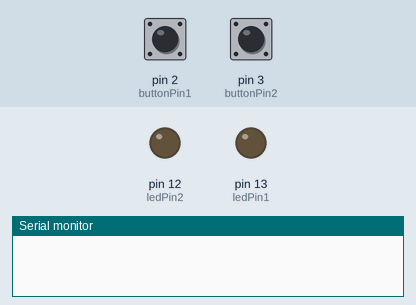
A sketch run on a simulated Arduino Uno, built with avr-gcc and run on an emulated ATmega328P. On the bench: output pins drawn as LEDs (lit = HIGH), the last lines printed to the serial monitor. The test bench sets the inputs (shaded band); at power-on: pin 2 (buttonPin1) LOW, pin 3 (buttonPin2) LOW.

Above: at 1.2 s.
1.3 s: pin 2 (buttonPin1) pulled HIGH for 0.15 s
At 2.5 s:
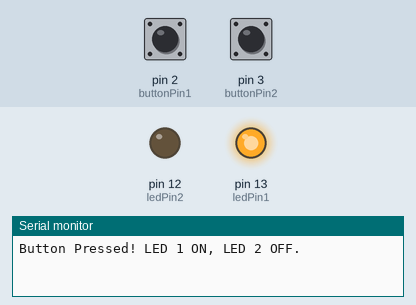
2.9 s: pin 3 (buttonPin2) pulled HIGH for 0.15 s
At 3.9 s:
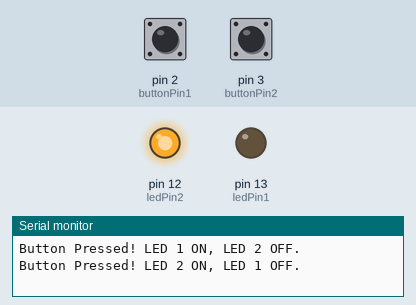
4.5 s: pin 2 (buttonPin1) pulled HIGH for 1 s
At 5.1 s:
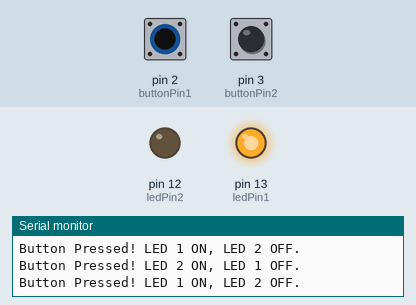
7.0 s: pin 3 (buttonPin2) pulled HIGH for 1 s
At 8.2 s:
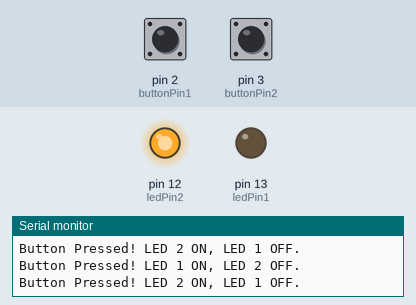
Timing chart, 0 to 10.0 s (numbered marks = the images above; inputs shaded):
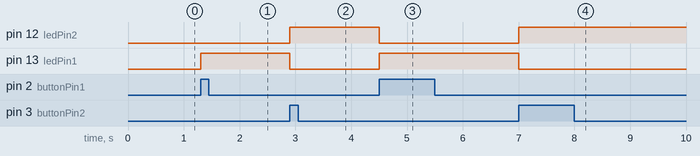

Measured:
- after the input at 1.3 s, pin 13 (ledPin1): LOW → HIGH at once
- after the input at 2.9 s, pin 12 (ledPin2): LOW → HIGH at once; pin 13 (ledPin1): HIGH → LOW at once
- after the input at 4.5 s, pin 12 (ledPin2): HIGH → LOW at once; pin 13 (ledPin1): LOW → HIGH at once
- after the input at 7.0 s, pin 12 (ledPin2): LOW → HIGH at once; pin 13 (ledPin1): HIGH → LOW at once

The sketch:

2buttons.ino
```cpp
// Define LED pins
int ledPin1 = 13;
int ledPin2 = 12;

// Define button pins
int buttonPin1 = 2;
int buttonPin2 = 3;

// Variables to store button states
int buttonState1 = 0;
int prevButtonState1 = 0;
int buttonState2 = 0;
int prevButtonState2 = 0;

// LED states
int ledState1 = LOW;
int ledState2 = LOW;

void setup() {
  pinMode(ledPin1, OUTPUT);
  pinMode(ledPin2, OUTPUT);
  pinMode(buttonPin1, INPUT);
  pinMode(buttonPin2, INPUT);
  Serial.begin(115200);
}

// Function to toggle LEDs with XOR logic (only one LED ON at a time)
void toggleLED(int buttonState, int &prevButtonState, int &ledStateSelf, int &ledStateOther, int ledPinSelf, int ledPinOther) {
  if (buttonState == HIGH && prevButtonState == LOW) {
    // If the other LED is ON, turn it OFF
    if (ledStateOther == HIGH) {
      ledStateOther = LOW;
      digitalWrite(ledPinOther, LOW);
    }

    // Always turn ON the current LED
    ledStateSelf = HIGH;
    digitalWrite(ledPinSelf, HIGH);

    // Print state to Serial Monitor
    Serial.print("Button Pressed! LED ");
    Serial.print(ledPinSelf == 13 ? "1" : "2");
    Serial.print(" ON, LED ");
    Serial.print(ledPinOther == 13 ? "1" : "2");
    Serial.println(" OFF.");

    delay(200); // Debounce delay
  }
}

void loop() {
  // Read button states
  buttonState1 = digitalRead(buttonPin1);
  buttonState2 = digitalRead(buttonPin2);

  // Button 1 turns ON LED 1 and turns OFF LED 2 if needed
  toggleLED(buttonState1, prevButtonState1, ledState1, ledState2, ledPin1, ledPin2);

  // Button 2 turns ON LED 2 and turns OFF LED 1 if needed
  toggleLED(buttonState2, prevButtonState2, ledState2, ledState1, ledPin2, ledPin1);

  // Update previous button states
  prevButtonState1 = buttonState1;
  prevButtonState2 = buttonState2;
}
```
